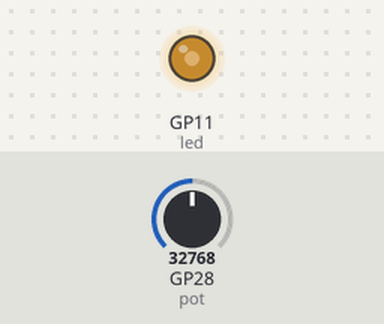
Bench run of a program on a simulated Raspberry Pi Pico running MicroPython. On the bench: output pins drawn as LEDs (lit = HIGH). The inputs (shaded band) are chosen by the test bench; at power-on: GP28 (pot) = 32768 (analog values on the 0–65535 scale).

Above: at 1.2 s.
1.3 s: GP28 (pot) set to 45874
At 2.1 s:
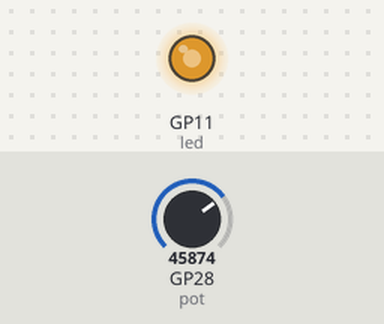
2.8 s: GP28 (pot) set to 57670
At 3.2 s:
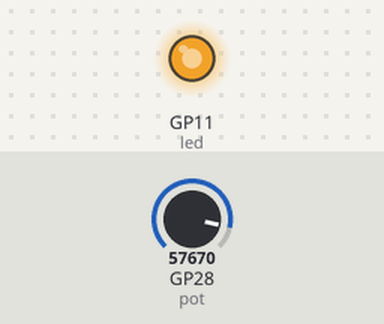
4.3 s: GP28 (pot) set to 7864
At 5.5 s:
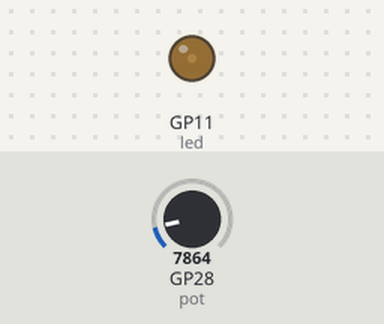
5.8 s: GP28 (pot) set to 0
At 6.6 s:
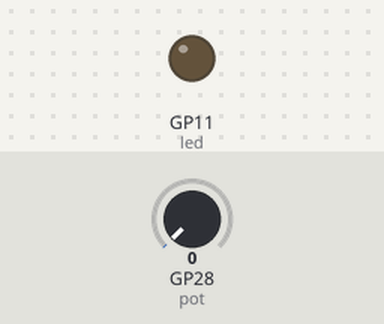
Timing chart, 0 to 8.3 s (numbered marks = the images above; inputs shaded):
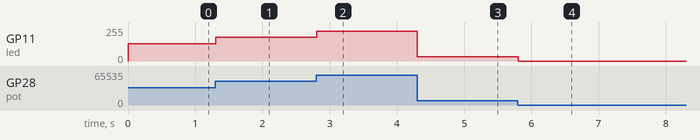

The program:

potentiometer_led.py
```python
from machine import Pin, ADC, PWM
import utime

potPin = 28
pot = ADC(potPin)
led = PWM(Pin(11, Pin.OUT))
led.freq(1000)

low_clip= 400
high_clip = 65200
scale = 100

#for brightness in range(0, 65535, 50):
#    led.duty_u16(brightness)
#    utime.sleep_ms(10)
#led.duty_u16(0)

while True:
    raw = pot.read_u16()
    led.duty_u16(raw)
    utime.sleep_ms(10)
    
```

Measured:
- after the input at 1.3 s, GP11 (led): 128/255 → 178/255 at once
- after the input at 2.8 s, GP11 (led): 178/255 → 224/255 at once
- after the input at 4.3 s, GP11 (led): 224/255 → 31/255 at once
- after the input at 5.8 s, GP11 (led): 31/255 → 0/255 at once
